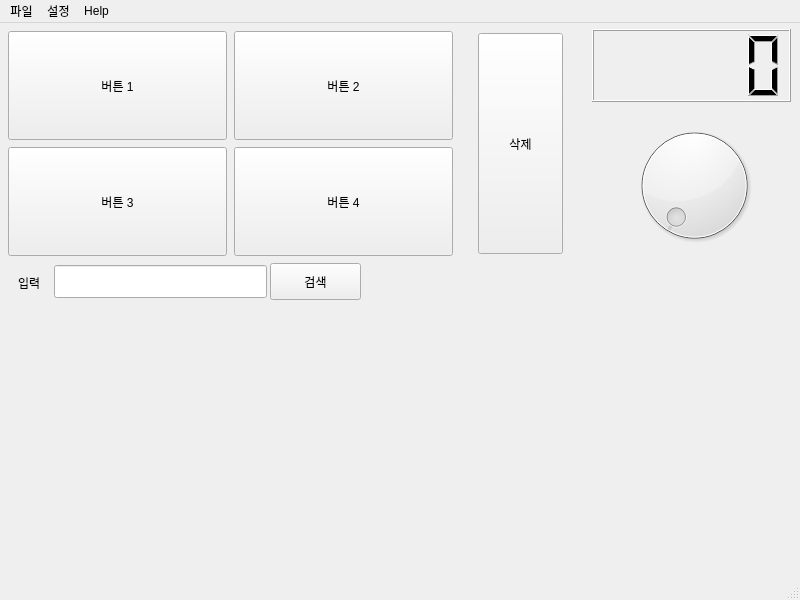
<?xml version="1.0" encoding="UTF-8"?>
<ui version="4.0">
 <class>MainWindow</class>
 <widget class="QMainWindow" name="MainWindow">
  <property name="geometry">
   <rect>
    <x>0</x>
    <y>0</y>
    <width>800</width>
    <height>600</height>
   </rect>
  </property>
  <property name="windowTitle">
   <string>메인윈도우</string>
  </property>
  <widget class="QWidget" name="centralwidget">
   <widget class="QPushButton" name="btn1">
    <property name="geometry">
     <rect>
      <x>8</x>
      <y>8</y>
      <width>219</width>
      <height>109</height>
     </rect>
    </property>
    <property name="text">
     <string>버튼 1</string>
    </property>
   </widget>
   <widget class="QPushButton" name="btn2">
    <property name="geometry">
     <rect>
      <x>234</x>
      <y>8</y>
      <width>219</width>
      <height>109</height>
     </rect>
    </property>
    <property name="text">
     <string>버튼 2</string>
    </property>
   </widget>
   <widget class="QPushButton" name="btn3">
    <property name="geometry">
     <rect>
      <x>8</x>
      <y>124</y>
      <width>219</width>
      <height>109</height>
     </rect>
    </property>
    <property name="text">
     <string>버튼 3</string>
    </property>
   </widget>
   <widget class="QPushButton" name="btn4">
    <property name="geometry">
     <rect>
      <x>234</x>
      <y>124</y>
      <width>219</width>
      <height>109</height>
     </rect>
    </property>
    <property name="text">
     <string>버튼 4</string>
    </property>
   </widget>
   <widget class="QDial" name="dial_Test">
    <property name="geometry">
     <rect>
      <x>598</x>
      <y>96</y>
      <width>193</width>
      <height>133</height>
     </rect>
    </property>
   </widget>
   <widget class="QLCDNumber" name="lcdNumber">
    <property name="geometry">
     <rect>
      <x>592</x>
      <y>6</y>
      <width>199</width>
      <height>73</height>
     </rect>
    </property>
   </widget>
   <widget class="QPushButton" name="btn5">
    <property name="geometry">
     <rect>
      <x>478</x>
      <y>10</y>
      <width>85</width>
      <height>221</height>
     </rect>
    </property>
    <property name="text">
     <string>삭제</string>
    </property>
   </widget>
   <widget class="QLineEdit" name="lbSearch">
    <property name="geometry">
     <rect>
      <x>54</x>
      <y>242</y>
      <width>213</width>
      <height>33</height>
     </rect>
    </property>
   </widget>
   <widget class="QLabel" name="label">
    <property name="geometry">
     <rect>
      <x>18</x>
      <y>248</y>
      <width>29</width>
      <height>23</height>
     </rect>
    </property>
    <property name="text">
     <string>입력</string>
    </property>
   </widget>
   <widget class="QPushButton" name="btnSearch">
    <property name="geometry">
     <rect>
      <x>270</x>
      <y>240</y>
      <width>91</width>
      <height>37</height>
     </rect>
    </property>
    <property name="text">
     <string>검색</string>
    </property>
   </widget>
  </widget>
  <widget class="QMenuBar" name="menubar">
   <property name="geometry">
    <rect>
     <x>0</x>
     <y>0</y>
     <width>800</width>
     <height>21</height>
    </rect>
   </property>
   <widget class="QMenu" name="menu">
    <property name="title">
     <string>파일</string>
    </property>
    <widget class="QMenu" name="menuSave">
     <property name="title">
      <string>Save</string>
     </property>
     <addaction name="actionSave_As"/>
     <addaction name="actionSave_All"/>
    </widget>
    <addaction name="actionNew"/>
    <addaction name="actionOpen"/>
    <addaction name="menuSave"/>
    <addaction name="actionClose"/>
    <addaction name="actionQuit"/>
   </widget>
   <widget class="QMenu" name="menu_2">
    <property name="title">
     <string>설정</string>
    </property>
    <addaction name="actionPreferance"/>
   </widget>
   <widget class="QMenu" name="menuHelp">
    <property name="title">
     <string>Help</string>
    </property>
    <addaction name="actionAbout"/>
   </widget>
   <addaction name="menu"/>
   <addaction name="menu_2"/>
   <addaction name="menuHelp"/>
  </widget>
  <widget class="QStatusBar" name="statusbar"/>
  <action name="actionSave_As">
   <property name="text">
    <string>Save As</string>
   </property>
  </action>
  <action name="actionPreferance">
   <property name="text">
    <string>Preferences</string>
   </property>
  </action>
  <action name="actionAbout">
   <property name="text">
    <string>About</string>
   </property>
  </action>
  <action name="actionNew">
   <property name="text">
    <string>New</string>
   </property>
  </action>
  <action name="actionOpen">
   <property name="text">
    <string>Open</string>
   </property>
  </action>
  <action name="actionSave_All">
   <property name="text">
    <string>Save All</string>
   </property>
  </action>
  <action name="actionClose">
   <property name="text">
    <string>Close</string>
   </property>
  </action>
  <action name="actionQuit">
   <property name="text">
    <string>Quit</string>
   </property>
  </action>
 </widget>
 <resources/>
 <connections/>
</ui>
